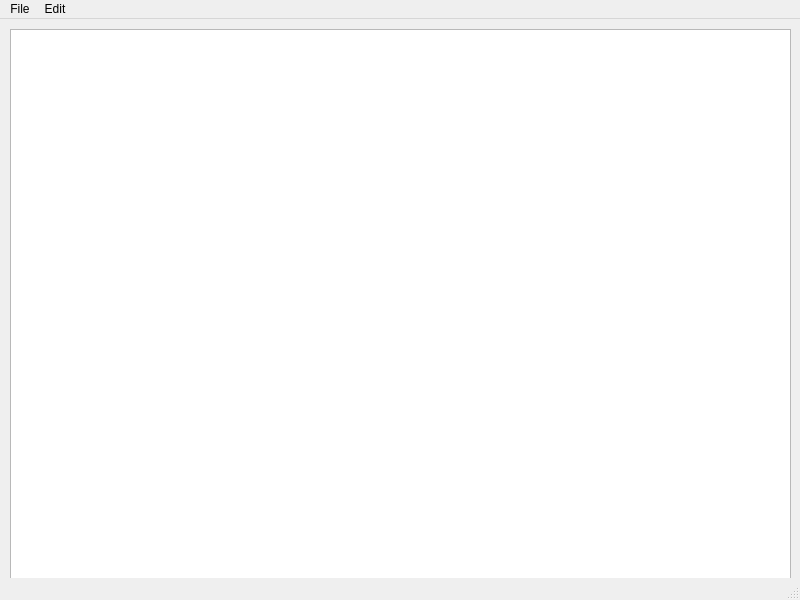
<?xml version="1.0" encoding="UTF-8"?>
<ui version="4.0">
 <class>MainWindow</class>
 <widget class="QMainWindow" name="MainWindow">
  <property name="geometry">
   <rect>
    <x>0</x>
    <y>0</y>
    <width>800</width>
    <height>600</height>
   </rect>
  </property>
  <property name="windowTitle">
   <string>MainWindow</string>
  </property>
  <widget class="QWidget" name="centralwidget">
   <widget class="QWidget" name="verticalLayoutWidget">
    <property name="geometry">
     <rect>
      <x>10</x>
      <y>10</y>
      <width>781</width>
      <height>551</height>
     </rect>
    </property>
    <layout class="QVBoxLayout" name="verticalLayout">
     <item>
      <widget class="QTextEdit" name="textEdit"/>
     </item>
    </layout>
   </widget>
  </widget>
  <widget class="QMenuBar" name="menubar">
   <property name="geometry">
    <rect>
     <x>0</x>
     <y>0</y>
     <width>800</width>
     <height>27</height>
    </rect>
   </property>
   <widget class="QMenu" name="menuFile">
    <property name="title">
     <string>File</string>
    </property>
    <addaction name="actionNew"/>
    <addaction name="actionOpen"/>
    <addaction name="actionSave"/>
    <addaction name="actionSave_as"/>
    <addaction name="actionSettings"/>
    <addaction name="actionAbout"/>
    <addaction name="actionExit"/>
   </widget>
   <widget class="QMenu" name="menuEdit">
    <property name="title">
     <string>Edit</string>
    </property>
    <addaction name="actionCopy"/>
    <addaction name="actionPaste"/>
    <addaction name="actionCut"/>
    <addaction name="actionUndo"/>
    <addaction name="actionRedo"/>
   </widget>
   <addaction name="menuFile"/>
   <addaction name="menuEdit"/>
  </widget>
  <widget class="QStatusBar" name="statusbar"/>
  <action name="actionNew">
   <property name="text">
    <string>New</string>
   </property>
  </action>
  <action name="actionOpen">
   <property name="text">
    <string>Open</string>
   </property>
  </action>
  <action name="actionSave_as">
   <property name="text">
    <string>Save as</string>
   </property>
  </action>
  <action name="actionExit">
   <property name="text">
    <string>Exit</string>
   </property>
  </action>
  <action name="actionCopy">
   <property name="text">
    <string>Copy</string>
   </property>
  </action>
  <action name="actionPaste">
   <property name="text">
    <string>Paste</string>
   </property>
  </action>
  <action name="actionCut">
   <property name="text">
    <string>Cut</string>
   </property>
  </action>
  <action name="actionUndo">
   <property name="text">
    <string>Undo</string>
   </property>
  </action>
  <action name="actionRedo">
   <property name="text">
    <string>Redo</string>
   </property>
  </action>
  <action name="actionSettings">
   <property name="text">
    <string>Settings</string>
   </property>
  </action>
  <action name="actionAbout">
   <property name="text">
    <string>About</string>
   </property>
  </action>
  <action name="actionSave">
   <property name="text">
    <string>Save</string>
   </property>
  </action>
 </widget>
 <resources/>
 <connections/>
</ui>
